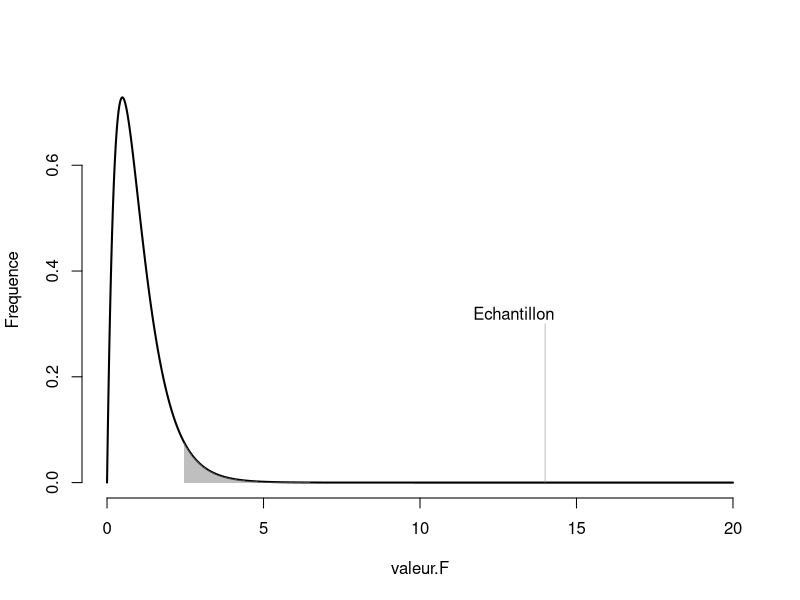
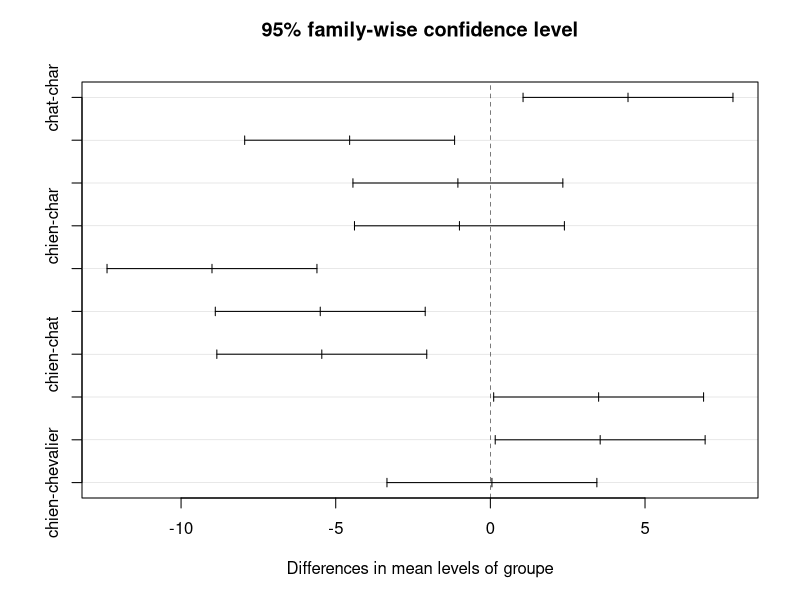

Write R code to recreate these figures, in order. (Note: this script raises an error after producing the figures.)
## ---- chunk 1
nk <- 5 # nombre d'unités par groupe
k <- 4  # nombre de groupes
# En ordre
groupe1 <- rep(1:k, each = nk)
# En alternance
groupe2 <- rep(1:k, times = nk)
# Aléatoire
set.seed(765)
groupe3 <- sample(x = 1:k, size = (k * nk), replace = TRUE)
cbind(groupe1, groupe2, groupe3)
## ---- chunk 2
categorie <- c("char", "chat", "cheval", "chevalier", "chien")
nk <- 2
groupe <- as.factor(rep(categorie, each = nk)) # Déclarer comme facteur
groupe
## ---- chunk 3
# Pour la reproductibilité
set.seed(2602)
char      <- rnorm(n = nk, mean = 15, sd = 4) 
chat      <- rnorm(n = nk, mean = 20, sd = 4) # Différences ici
cheval    <- rnorm(n = nk, mean = 10, sd = 4) # et ici
chevalier <- rnorm(n = nk, mean = 15, sd = 4)
chien     <- rnorm(n = nk, mean = 15, sd = 4) 
# Combinés
score <- round(c(char, chat, cheval, chevalier, chien))
# Conserver toutes les informations en un jeu de données
donnees <- data.frame(groupe, score)
head(donnees)
## ---- chunk 4
dummy.coding <- function(x){
  # Retourne un codage factice de x
  # avec les facteurs en ordre alphabétique
  W <- sapply(unique(x), 
              USE.NAMES = TRUE,
              FUN = function(v) {x == v}) * 1 
  return(W)
}
## ---- chunk 5
# Pour la reproductibilité
set.seed(2602)

# Facteur de groupe
k <- length(categorie)
nk <- 2
groupe <- rep(categorie, each = nk)

# Groupement
X <- dummy.coding(groupe)[,-5] # groupe 4 "chien" comme référent

# Spécifications des paramètres
mu0 <- 15
mu <- c(0, 5, -5, 0)
e <- rnorm(n = k * nk, sd = 4)

# Création des scores
score <- round(mu0 + X %*% mu + e)

# Comparaison des valeurs
cbind(donnees, score)
## ---- chunk 6
set.seed(2602)
nk <- 20
groupe <- as.factor(rep(categorie, each = nk)) # Déclarer comme facteur
k <- length(categorie)
# Groupement
X = dummy.coding(groupe)[,-5] # groupe 5 "chevalier" comme référent
#
mu0 = 15
mu = c(0, 5, -5, 0)
e = rnorm(n = k * nk, sd = 4)
score = round(mu0 + X %*% mu + e)
donnees = data.frame(groupe, score)
## ---- chunk 7
# Anova de base
res <- aov(score ~ groupe, data = donnees)
summary(res)

# Fonction maison
gr <- table(donnees$groupe)
k  <- length(gr)          # Nombre de groupes
nk <- dim(donnees)[1] / k # Nombre de participants par groupe

# Moyennes et variance par (`by()`) groupes
moyenne  <- by(donnees$score, donnees$groupe, mean)
variance <- by(donnees$score, donnees$groupe, var)

# Statistiques
CMI <- nk * var(moyenne)
CMR <- mean(variance)
dl1 <- k - 1
dl2 <- k * (nk - 1)
vf <- CMI / CMR 
vp <- (1 - pf(vf, df1 = dl1, df2 = dl2)) 

# Création du tableau
resultats <- matrix(0,2,5) # Tableau vide

# Ajouter noms
colnames(resultats)  <- c("dl", "SS", "CM", "F", "p")
row.names(resultats) <- c("groupe", "residu")

# Ajouter valeurs
resultats[1,] <- c(dl1, CMI * dl1, CMI, vf, vp)
resultats[2,] <- c(dl2, CMR * dl2, CMR, 0, 0)
resultats
## ---- chunk 8
minx = 0 ; maxx = 20
valeur.F = seq(minx, maxx, by = .001)
Frequence = df(valeur.F, df = dl1, df2 = dl2)
plot(valeur.F, Frequence, bty = "n", type = "l", lwd = 2, xlim = c(minx,maxx))

crit = qf(.95,df = dl1, df2 = dl2)
xx = seq(crit, maxx, .0001)
xax1 = c(crit, xx, maxx)
yax1 = c(0, df(xx, df = dl1, df2 = dl2),0)
polygon(xax1, yax1, border = NA, col = rgb(.5,.5,.5,.5))

segments(x0 = vf, y0 = 0, y1 = 0.3, col = rgb(.5,.5,.5,.5))
text(x = vf-1, y = .32, labels = "Echantillon")
## ---- chunk 9
res <- aov(score ~ groupe, data = donnees)
summary(res)
## ---- chunk 10
r.aov <- summary(res)[[1]]
## ---- chunk 11
sommaire <- summary(res)
# Extraire les éléments de la sortie `sommaire`
names(sommaire)
## ---- chunk 12
sommaire <- summary(res)[[1]]
names(sommaire)
## ---- chunk 13
TukeyHSD(res)
## ---- chunk 14
plot(TukeyHSD(res))
## ---- chunk 15

## ---- chunk 16
TukeyHSD(res)[[1]] %>%   # Extraire les résultats
  as.data.frame() %>%    # Transformer en jeu de données
  rownames_to_column() %>%     # Ajouter les noms des lignes
  ggplot(mapping = aes(x = rowname, 
                       y = diff)) + 
  geom_errorbar(aes(ymin = lwr,
                    ymax = upr),
                width = .25) + 
  geom_point() + 
  coord_flip()
## ---- chunk 17
pairwise.t.test(donnees$score, donnees$groupe, p.adj = "none")
## ---- chunk 18
# Un exemple d'ANOVA à mesures répétées
res.aov.r <- aov(circumference ~ age + Error(Tree/age), data = Orange)
res.aov.r
summary(res.aov.r)
## ---- chunk 19
# Un example d'ANOVA multivarié

res.maov <- manova(cbind(Sepal.Length, Petal.Length) ~ Species, data = iris)
res.maov
summary(res.maov)

summary.aov(res.maov)

res.lda <- MASS::lda(Species ~ Sepal.Length + Petal.Length, data = iris)
res.lda 

plot(res.lda)

# iris %>% 
#   ggplot(mapping = aes(x = Sepal.Length,
#                        y = Petal.Length, 
#                        color = Species)) + 
#            geom_point()

